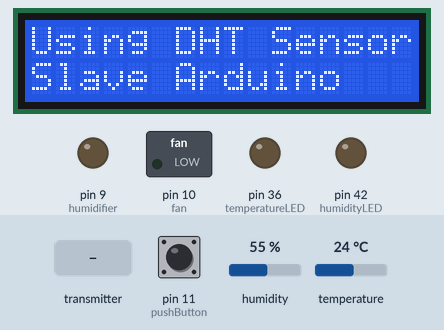
Recording of a sketch running on a simulated Arduino Mega 2560, built with avr-gcc and run on an emulated ATmega2560. Shown: 16×2 character LCD, switched loads named in the sketch (green lamp = pin HIGH), output pins drawn as LEDs (lit = HIGH). The inputs (shaded band) are chosen by the test bench; at power-on: temperature 24 °C, humidity 55 %, pin 11 (pushButton) HIGH. No radio packets arrive unless stated.

Above: at 2.2 s.
At 5.3 s:
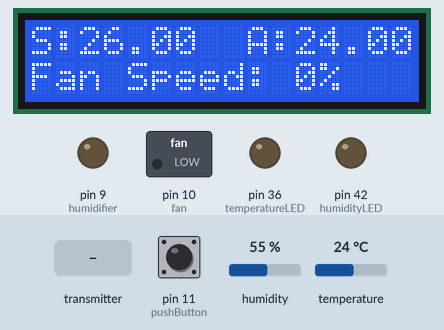
5.4 s: temperature set to 28 °C
At 8.75 s:
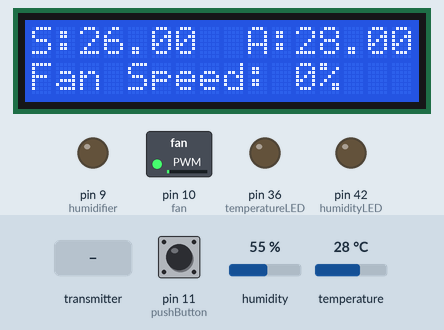
9.9 s: the transmitter starts sending fltSPTemp = 0
11.8 s: the transmitter starts sending fltSPHum = 100
At 14.5 s:
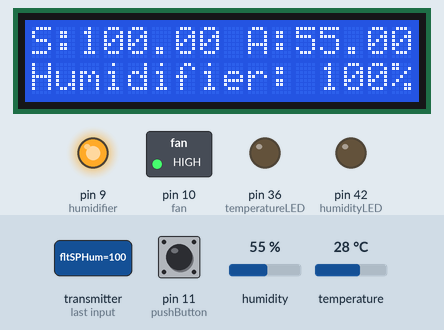
19.6 s: temperature set to 12 °C
At 21.5 s:
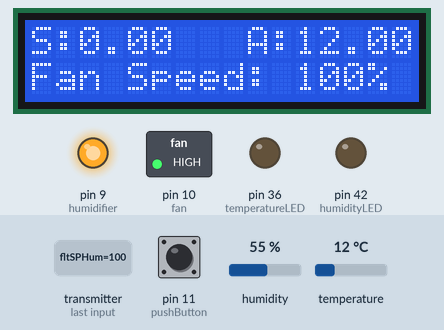
21.8 s: humidity set to 22 %
At 27.3 s:
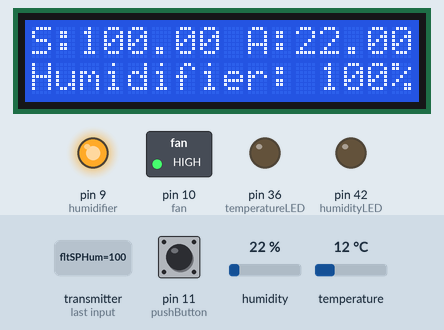
29.6 s: pin 11 (pushButton) pulled LOW for 0.15 s
Timing chart, 0 to 32.2 s (numbered marks = the images above; inputs shaded):
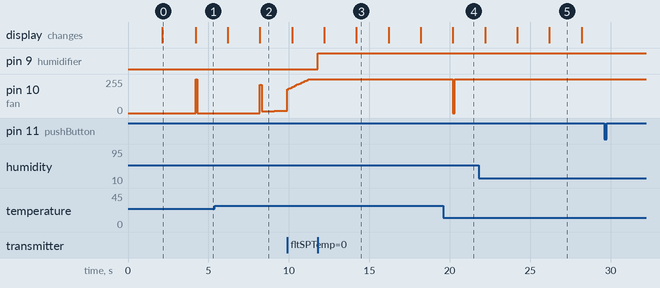

Measured:
- after the input at 5.4 s, pin 10 (fan): 0/255 → 212/255 after 2.8 s, → 12/255 0.10 s later, → 13/255 0.10 s later, → 14/255 0.20 s later, … (8 changes in this stretch); the display: first differs from a run without the input after 2.8 s (image 2)
- after the input at 11.8 s, pin 9 (humidifier): LOW → HIGH at once; the display: first differs from a run without the input after 2.4 s (image 3)
- after the input at 19.6 s, pin 10 (fan): 255/255 → 0/255 after 0.60 s, → 255/255 0.10 s later; the display: changes after 0.60 s (image 4)
- after the input at 21.8 s, the display: first differs from a run without the input after 4.4 s (image 5)
- after the input at 29.6 s, every drawn part: stays the same
- what the display in image 0 shows lasts 2.1 s, from 2.1 s to 4.2 s
- what the display in image 3 shows lasts 2.0 s, from 14.2 s to 16.2 s

The sketch:

slave_system.ino
```cpp
//LIBRARIES
#include <LiquidCrystal_I2C.h>
#include <DHT.h>
#include <SPI.h>
#include <RF24.h>
#include <PID_v1.h>

#define DHTPIN 12             // DHT11 Sensor Pin
#define DHTTYPE DHT22         // DHT Sensor Type
#define fan 10                // Fan pin
#define humidifier 9          // Humidifier pin
#define humidityLED 42        // LED pin to indicate low humidity level
#define temperatureLED 36     // LED pin to indicate high temperature level
#define pushButton 11         // Button pin for changing display screen

//CONSTANTS
//Address through which two modules communicate.
const byte master_address[6] = "00001";
const byte slave_address[6] = "00002";

//Temperature Gain Parameters
const double Kp_t = 6.00; //proportional gain
const double Ki_t = 2.00; //integral gain
const double Kd_t = 5.00; //derivative gain

//Humidity Gain Parameters
const double Kp_h = 6.00; //proportional gain
const double Ki_h = 2.00; //integral gain
const double Kd_h = 5.00; //derivative gain

//STRUCTURES
//Store temperature and humidity setpoints received from the control centre
struct SetpointData {
  double fltSPTemp;
  double fltSPHum;
};

//Store temperature and humidity readings from the DHT22 sensor
struct SensorData {
  double fltSnTemp;;
  double fltSnHum;
  bool fanStatus;
  bool humidifierStatus;
};

//VARIABLES
SetpointData spData;
SensorData snData;

double fanOutput, fanPercentage;
double humidifierOutput, humidifierPercentage;
float oldTemperature, oldHumidity;
long timePast;
long timeNow;
int buttonState, state = 0;
bool changeScreen = true;
bool buttonPressed = false;

//INSTANCES
PID tempPID(&snData.fltSnTemp, &fanOutput, &spData.fltSPTemp, Kp_t, Ki_t, Kd_t, REVERSE); //Temperature PID Controller
PID humPID(&snData.fltSnHum, &humidifierOutput, &spData.fltSPHum, Kp_h, Ki_h, Kd_h, DIRECT); //Humidity PID Controller
DHT dht(DHTPIN, DHTTYPE); //DHT Sensor Object
RF24 radio(7, 8);  //CE, CSN - RF24 object
LiquidCrystal_I2C lcd(0x27, 16, 2); //LCD Object


void setup() {
  while (!Serial);
  Serial.begin(9600);

  //Set fan and humidifier to a LOW state
  analogWrite(fan, LOW);
  analogWrite(humidifier, LOW);
  pinMode(humidityLED, OUTPUT);
  pinMode(temperatureLED, OUTPUT);

  //Initialize setpoints
  spData.fltSPTemp = 26.00;
  spData.fltSPHum = 0.00;

  //Set pin for button
  pinMode(pushButton,INPUT_PULLUP);

  //Start DHT sensor
  dht.begin();

  //Turn temperature Cascade PID Controller on
  tempPID.SetMode(AUTOMATIC);
  humPID.SetMode(AUTOMATIC);

  //Adjust PID values
  tempPID.SetTunings(Kp_t, Ki_t, Kd_t);
  humPID.SetTunings(Kp_h, Ki_h, Kd_h);

  //Start communication
  radio.begin();
  radio.openWritingPipe(slave_address);
  radio.openReadingPipe(0, master_address);

  lcd.init();
  lcd.backlight();

  lcd.clear();
  lcd.print("Temperature");
  lcd.setCursor(0, 1);
  lcd.print("Cooling System ");
  delay(2000);

  lcd.clear();
  lcd.print("Using DHT Sensor");
  lcd.setCursor(0, 1);
  lcd.print("Slave Arduino");
  delay(2000);
}

void loop() {
  //receive setpoint data
  receiveSetpointData();

  //read button state
  readButtonState();

  //time past in miliseconds
  timeNow = millis();

  //Wait a 2 second between sensor measurements
    if (timeNow - timePast >= 2000) {

      //read new temperature and humidity
      snData.fltSnHum = dht.readHumidity();
      snData.fltSnTemp = dht.readTemperature();

      //Display new temperature and humidity readings to LCD
      displayScreen();

      //check if temperature and humidity readings changed
      if (snData.fltSnTemp != oldTemperature || snData.fltSnHum != oldHumidity ) {

        if (fanOutput > 0){
          snData.fanStatus = true;
        } else {
          snData.fanStatus = false;
        }

        if (humidifierOutput > 0){
          snData.humidifierStatus = true;
        } else {
          snData.humidifierStatus = false;
        }

        //transmit sensor data only when temperature and humidity readings changed
        transmitSensorData();

        //update with new readings of temperature and humidity
        oldTemperature = snData.fltSnTemp;
        oldHumidity = snData.fltSnHum;
      }

      //reset time past to current time
      timePast = timeNow;
  }

  //check if readings from sensor are valid
  if (!isnan(snData.fltSnHum) || !isnan(snData.fltSnTemp)) {
    //calculate new PWM output to control temperature and humidity
    tempPID.Compute();
    humPID.Compute();

    //output PWM signals to fan and humidifier to control temperature and humidity
    analogWrite(fan, fanOutput);
    analogWrite(humidifier, humidifierOutput);
  }
}

// FUNCTION DECLARATIONS

//BUTTON - Read button state for changing screen displays
void readButtonState() {
    buttonState = digitalRead(pushButton);

  if (buttonState == 1) {
      buttonPressed = true;
  }

  if (buttonState == 0) {
    if (buttonPressed) {
      switch (state) {
        case 0:
          state = 1;
          break;
        case 1:
          state = 0;
          break;
      }
    }
    buttonPressed = false;
  }
}

//DISPLAY - used to display temperature and humidity screens
void displayScreen() {
  switch (state){
  case 0:
    if (changeScreen){
      temperatureDisplay();
      changeScreen = false;
    } else {
      humidityDisplay();
      changeScreen = true;
    }
  case 1:
    if (changeScreen){
      humidityDisplay();
    } else {
      temperatureDisplay();
    }
  }
}

//HUMIDITY DISPLAY
void temperatureDisplay() {
    fanPercentage = (fanOutput/255.00)*100;
    lcd.clear();
    lcd.setCursor(0, 0);
    lcd.print("S:");
    lcd.print(spData.fltSPTemp);
    lcd.setCursor(9, 0);
    lcd.print("A:");
    lcd.print(snData.fltSnTemp);
    lcd.setCursor(0, 1);
    lcd.print("Fan Speed: ");
    lcd.print(int(fanPercentage));
    lcd.print("%");
}


//TEMPERATURE DISPLAY
void humidityDisplay() {
    humidifierPercentage = (humidifierOutput/255.00)*100;
    lcd.clear();
    lcd.setCursor(0, 0);
    lcd.print("S:");
    lcd.print(spData.fltSPHum);
    lcd.setCursor(9, 0);
    lcd.print("A:");
    lcd.print(snData.fltSnHum);
    lcd.setCursor(0, 1);
    lcd.print("Humidifier: ");
    lcd.print(int(humidifierPercentage));
    lcd.print("%");
}

//TRANSMITTER - Transmit sensor readings, fan and humidifier status
void transmitSensorData() {
    radio.stopListening(); //This sets the module as transmitter
    radio.write(&snData, sizeof(SensorData)); //Sending the data
    getRadioStatus();
}

//RECEIVER - Receive temperature and humidity setpoints
void receiveSetpointData(){
  radio.startListening(); //This sets the module as receiver
  if (radio.available()) {
    radio.read(&spData, sizeof(SetpointData));
    getRadioStatus();
  }
}

//FAILURE DETECTION - Detect if there is a wireless communication malfunction
bool getRadioStatus(){
  if(radio.failureDetected){
    radio.begin();                        // Attempt to re-configure the radio with defaults
    radio.openWritingPipe(slave_address);  // Re-configure pipe addresses
    radio.openReadingPipe(0, master_address);  // Re-configure pipe addresses
    //TODO: Blink leds, send a message, etc. to indicate failure
    return false;
  } else {
    return true;
  }
  radio.failureDetected = 0;            // Reset the detection value
}
```
